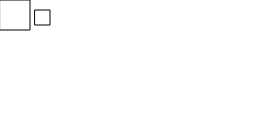
Frame 1 (no input)
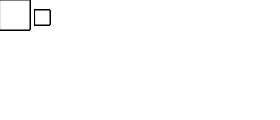
Frame 60 (no input)
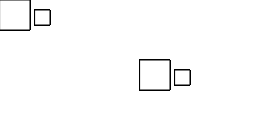
Frame 120 (the mouse pressed at the canvas centre since frame 60)

The p5.js sketch that drew these frames (run headless with seeded random() and noise() and a simulated clock; from frame 60 on, the mouse is pressed at the canvas centre):

// p5.js sketch
// ── sketch.js
function setup() {
  createCanvas(280, 120);
}

function draw() {
  translate(mouseX, mouseY);
  rect(0, 0, 30, 30);
  translate(35, 10);
  rect(0, 0, 15, 15);
}

// https://editor.p5js.org/jht1493/sketches/aNTyhkTAp
// Ex_06_02 Multiple Translations

// https://github.com/lmccart/gswp5.js-code/blob/master/06_Transform/Ex_06_02.js
